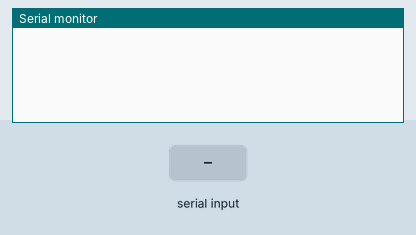
This sketch was run on a simulated Arduino Uno, built with avr-gcc and run on an emulated ATmega328P. Shown: the last lines printed to the serial monitor. The inputs (shaded band) are chosen by the test bench.

Above: at 1.2 s.
1.3 s: "1" received over Serial
At 2.5 s:
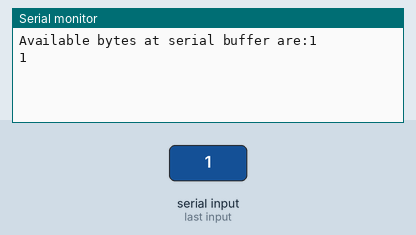
2.8 s: "0" received over Serial
At 3.9 s:
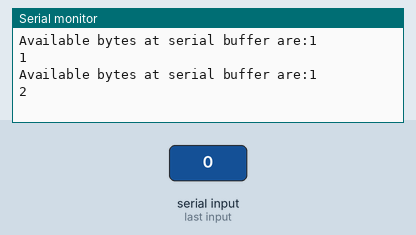
4.3 s: "2" received over Serial
At 5.3 s:
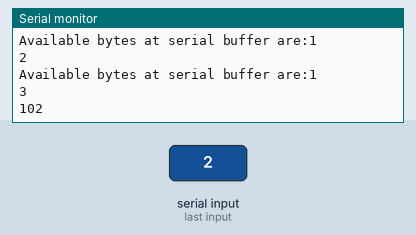
Timing chart, 0 to 7.3 s (numbered marks = the images above; inputs shaded):
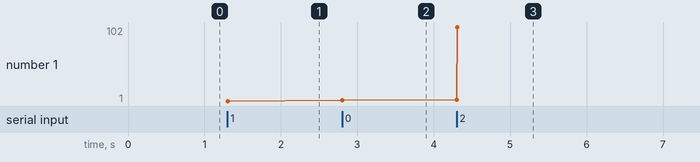

The sketch:

I2C_Test_BeetleBlunoRX_ECG_15Nov.ino
```cpp
#include <Wire.h>

char string[]="000";
int i = 0;

void setup() {

  Serial.begin(115200);
  Wire.begin(10);
  Wire.onRequest(requestEvent);
}

void loop() {

  while(Serial.available()>0)
  {
    Serial.print("Available bytes at serial buffer are:");
    Serial.println(Serial.available());
    string[i] = (char)Serial.read();
    i=i+1;
    Serial.println(i);
    delay(10);
    if(i == 3)
    {
      i = 0;
      Serial.println(string);
      break;
    }
  }
}


// I2C: data requested from master
void requestEvent() {
   for( char t = 0; t <3; t++){
   Wire.write(string[t]);  /*send string to master on request */
  }
  Serial.print("I2C received:");
  Serial.println(string);
}

//end
```

Measured:
- after the input at 1.3 s, the serial monitor: prints a new line at once (image 1)
- after the input at 2.8 s, the serial monitor: prints a new line at once (image 2)
- after the input at 4.3 s, the serial monitor: prints a new line at once (image 3)
- plotted number 1: 1 → 2 after the input at 2.8 s, 2 → 102 after the input at 4.3 s
